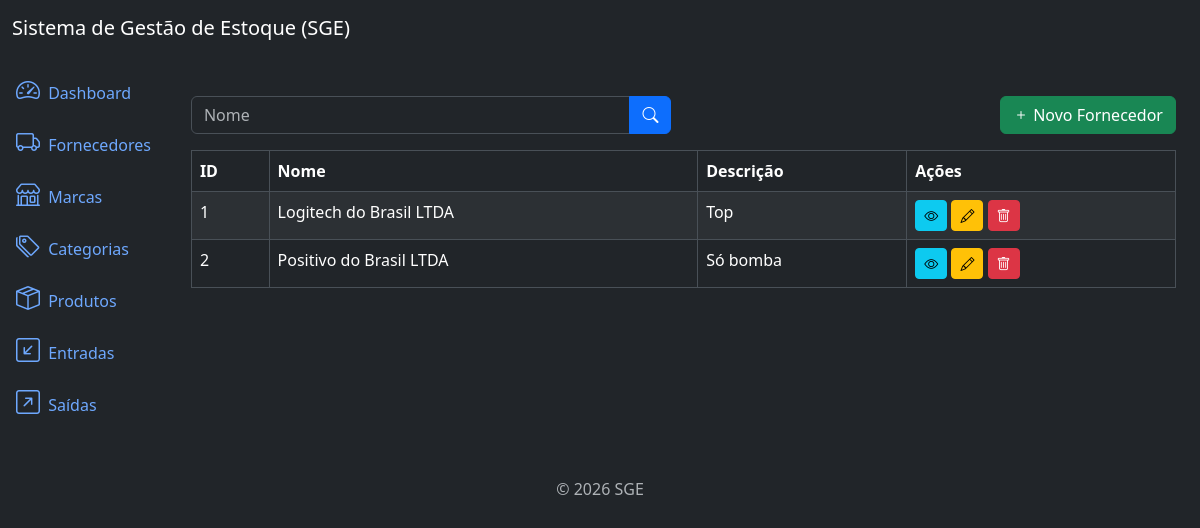
Before: /suppliers/list/ with the older database file.
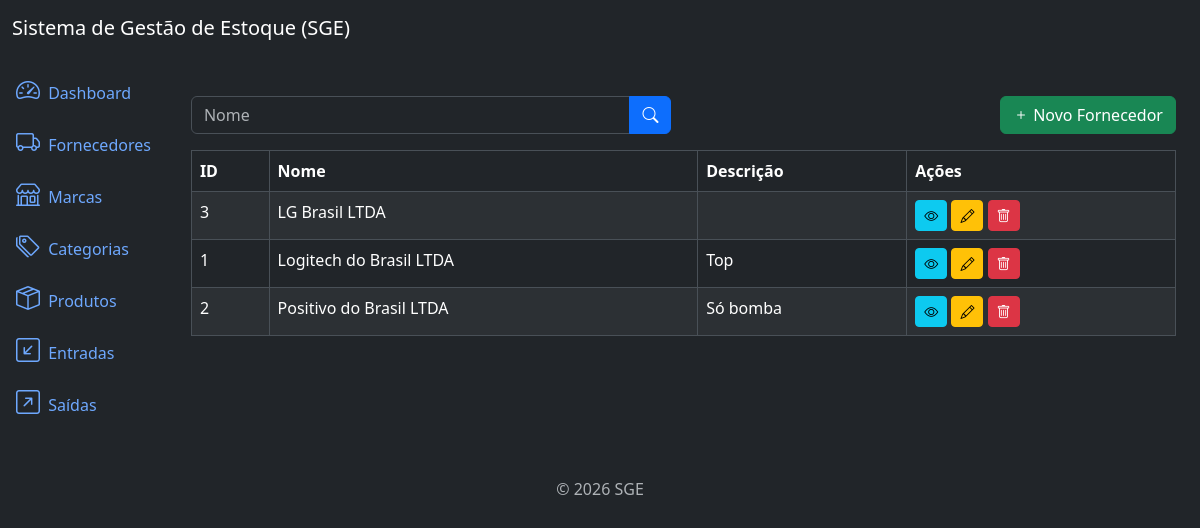
After: the same page with the newer database file.
### suppliers/models.py (models this page shows, shortened)
class Supplier(models.Model):
    name = models.CharField(max_length= 500)
    description = models.TextField(null= True, blank= True)
    created_at = models.DateTimeField(auto_now_add= True)
    updated_at = models.DateTimeField(auto_now= True)
    class Meta:
        ordering = ["name"]

### suppliers/views.py (the view)
# urls.py: path("suppliers/list/", views.SupplierListView.as_view(), name = "supplier_list"),
class SupplierListView(ListView):
    model = models.Supplier
    template_name = "supplier_list.html"
    context_object_name = "suppliers"
    paginate_by = 10
    def get_queryset(self):
        queryset =  super().get_queryset()
        name = self.request.GET.get("name")
        if name:
            queryset = queryset.filter(name__icontains= name)
        return queryset

### suppliers/templates/supplier_list.html (shortened to what this page needs)
{% extends 'base.html' %}
{% block content %}
<div class="row mb-3">
    <div class="col-md-6">
        <form method="get" action="{% url 'supplier_list' %}">
            <div class="input-group">
                <input type="text" class="form-control" name="name" placeholder="Nome" value="{{ request.GET.name }}">
                <button type="submit" class="btn btn-primary">
                    <i class="bi bi-search"></i>
                </button>
            </div>
        </form>
    </div>
    <div class="col-md-6">
        <a href="{% url 'supplier_create' %}" class="btn btn-success float-end">
            <i class="bi bi-plus"></i> Novo Fornecedor
        </a>
    </div>
</div>
<div class="table-responsive">
    <table class="table table-striped table-bordered">
        <thead class="thead-dark">
            <tr>
                <th>ID</th>
                <th>Nome</th>
                <th>Descrição</th>
                <th>Ações</th>
            </tr>
        </thead>
        <tbody>
            {% for supplier in suppliers %}
            <tr>
                <td>{{ supplier.id }}</td>
                <td>{{ supplier.name }}</td>
                <td>{{ supplier.description}}</td>
                <td>
                    <a href="{% url 'supplier_detail' supplier.id %}" class="btn btn-info btn-sm">
                        <i class="bi bi-eye"></i>
                    </a>
                    <a href="{% url 'supplier_update' supplier.id%}" class="btn btn-warning btn-sm">
                        <i class="bi bi-pencil"></i>
                    </a>
                    <a href="{% url 'supplier_delete' supplier.id%}" class="btn btn-danger btn-sm">
                        <i class="bi bi-trash"></i>
                    </a>
                </td>
            </tr>
            {% endfor %}
        </tbody>
    </table>
</div>
{% endblock %}

Changed rows visible on the page:
added Supplier: id "3", name "LG Brasil LTDA"
